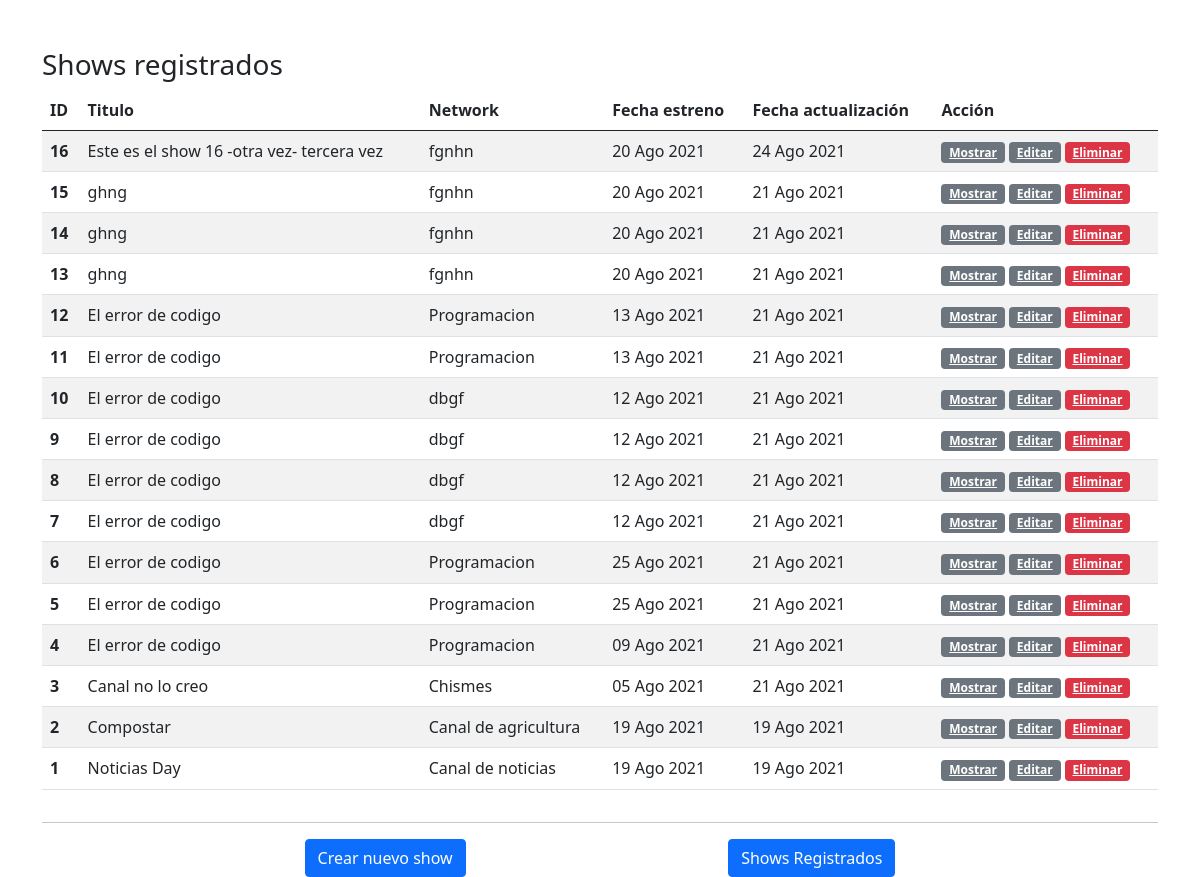
The app's page /shows, older data.
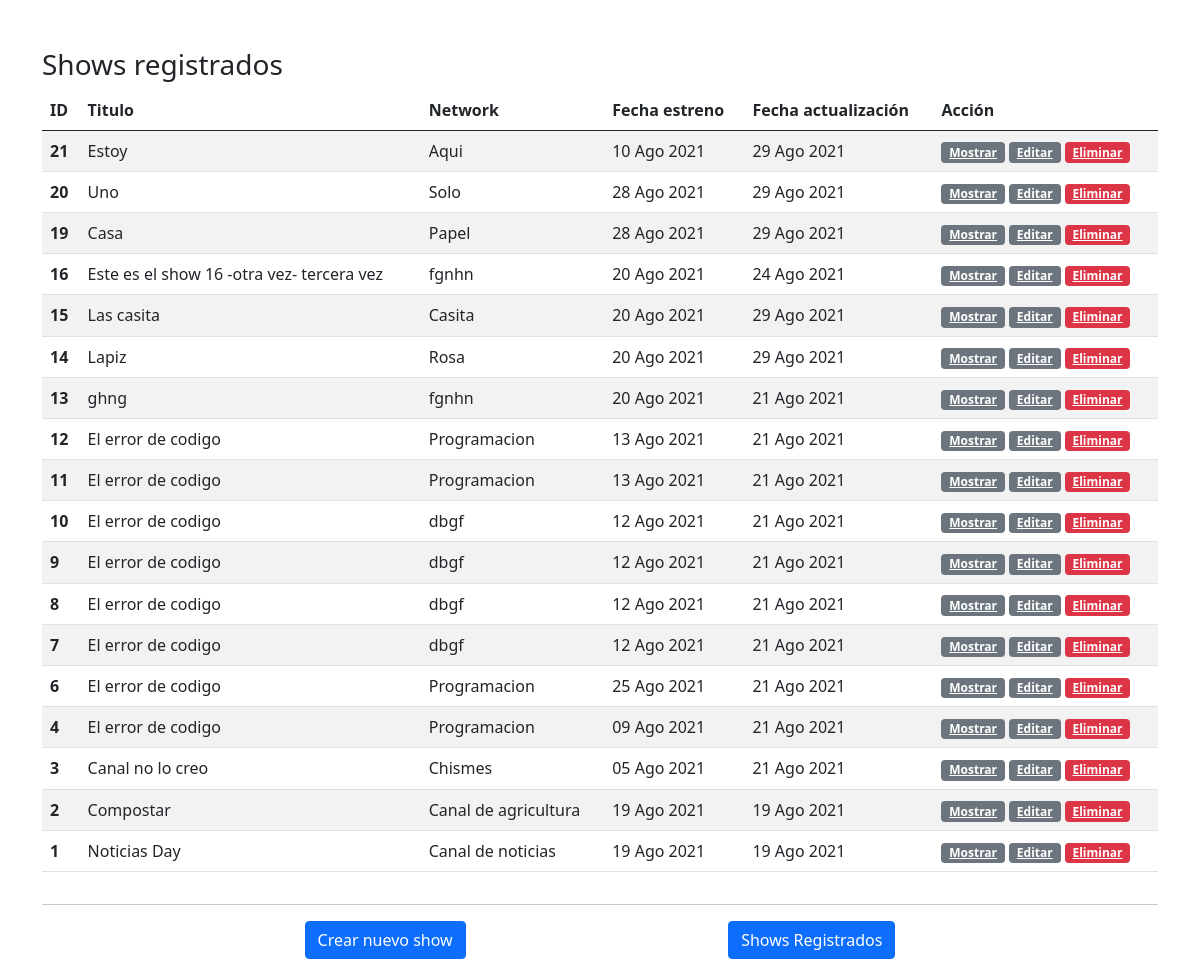
The same page, newer data.
### app/models.py (models this page shows, shortened)
class Show(models.Model):
    title = models.CharField(max_length=65)
    network = models.CharField(max_length=65)
    release_date = models.DateField() #Fecha de estreno
    updated_at = models.DateTimeField(auto_now=True)
    desc = models.TextField()
    objects = ShowManager()

### app/views.py (the view)
# urls.py: path('shows', views.shows),
def shows(request):
    context = {
        'shows': Show.objects.all()
    }
    return render(request, 'shows.html', context)

### app/templates/shows.html (shortened to what this page needs)
{% extends "base.html" %}
{% block contenido %}
<div class="row">
  <div class="col-sm-12 registros">
    <h3>Shows registrados</h3>
    <table class="table table-striped">
      <thead>
        <tr>
          <th scope="col">ID</th>
          <th scope="col">Titulo</th>
          <th scope="col">Network</th>
          <th scope="col">Fecha estreno</th>
          <th scope="col">Fecha actualización</th>
          <th scope="col">Acción</th>
        </tr>
      </thead>
      <tbody>
        {% for show in shows reversed%}
        <tr>
          <th scope="row">{{show.id}}</th>
          <td>{{show.title}}</td>
          <td>{{show.network}}</td>
          <td>{{show.release_date | date:"d M Y"}}</td>
          <td>{{show.updated_at | date:"d M Y"}}</td>
          <td>
            <a class="badge bg-secondary" href="/shows/{{show.id}}">Mostrar</a>
            <a class="badge bg-secondary" href="/shows/{{show.id}}/edit">Editar</a>
            <a class="badge bg-danger" href="/shows/{{show.id}}/delete">Eliminar</a>
          </td>
        </tr>
        {% endfor %}
      </tbody>
    </table>
  </div>
</div>
{% endblock %}

### app/templates/base.html (shortened to what this page needs)
<!DOCTYPE html>
<html lang="en">
<head>
    <link href="https://cdn.jsdelivr.net/npm/bootstrap@5.1.0/dist/css/bootstrap.min.css" rel="stylesheet"
>
    <link rel="stylesheet" href="https://cdnjs.cloudflare.com/ajax/libs/toastr.js/latest/toastr.min.css">
    {% load static %}
</head>
<body>
    <div class="container mt-5">
        {% block contenido %}{% endblock %}
        <hr>
        <div class="d-flex justify-content-evenly mt-2">
            <a href="/shows/new" class="btn btn-primary">Crear nuevo show</a>
            <a href="/shows" class="btn btn-primary">Shows Registrados</a>
        </div>
    </div>
</body>
</html>

Row changes from the older to the newer data that the page shows:
removed Show: id "5", title "El error de codigo", network "Programacion", release_date "25 Ago 2021", updated_at "21 Ago 2021"
added Show: id "21", title "Estoy", network "Aqui", release_date "10 Ago 2021", updated_at "29 Ago 2021"
added Show: id "20", title "Uno", network "Solo", release_date "28 Ago 2021", updated_at "29 Ago 2021"
added Show: id "19", title "Casa", network "Papel", release_date "28 Ago 2021", updated_at "29 Ago 2021"
changed Show id 15: title "ghng" → "Las casita"; network "fgnhn" → "Casita"; updated_at "21 Ago 2021" → "29 Ago 2021"
changed Show id 14: title "ghng" → "Lapiz"; network "fgnhn" → "Rosa"; updated_at "21 Ago 2021" → "29 Ago 2021"
